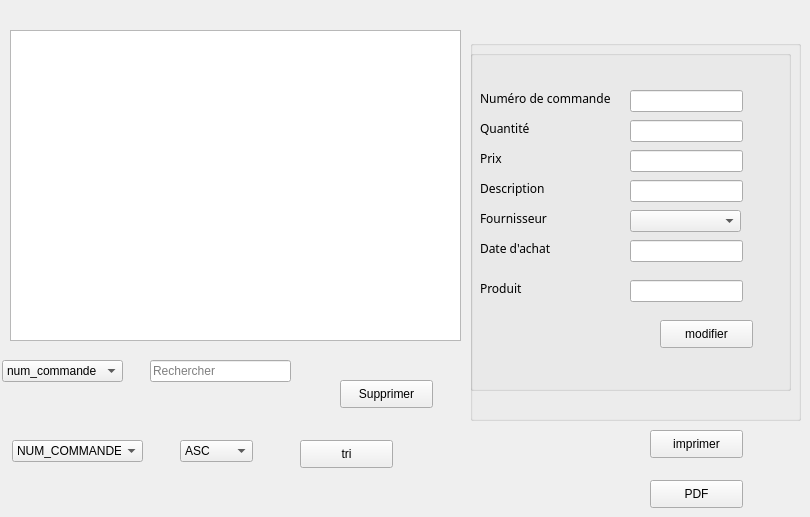
     <widget class="QWidget" name="tab_8">
      <attribute name="title">
       <string>Afficher Commande</string>
      </attribute>
      <widget class="QTableView" name="tabachat">
       <property name="geometry">
        <rect>
         <x>10</x>
         <y>30</y>
         <width>451</width>
         <height>311</height>
        </rect>
       </property>
      </widget>
      <widget class="QGroupBox" name="groupBox_5">
       <property name="geometry">
        <rect>
         <x>470</x>
         <y>40</y>
         <width>331</width>
         <height>381</height>
        </rect>
       </property>
       <property name="title">
        <string/>
       </property>
       <widget class="QGroupBox" name="groupBox_9">
        <property name="geometry">
         <rect>
          <x>0</x>
          <y>10</y>
          <width>321</width>
          <height>341</height>
         </rect>
        </property>
        <property name="mouseTracking">
         <bool>true</bool>
        </property>
        <property name="title">
         <string/>
        </property>
        <widget class="QLabel" name="label_62">
         <property name="geometry">
          <rect>
           <x>10</x>
           <y>40</y>
           <width>141</width>
           <height>16</height>
          </rect>
         </property>
         <property name="font">
          <font>
           <family>Rockwell Extra Bold</family>
          </font>
         </property>
         <property name="text">
          <string>Numéro de commande</string>
         </property>
        </widget>
        <widget class="QLabel" name="label_63">
         <property name="geometry">
          <rect>
           <x>10</x>
           <y>100</y>
           <width>56</width>
           <height>16</height>
          </rect>
         </property>
         <property name="font">
          <font>
           <family>Rockwell Extra Bold</family>
          </font>
         </property>
         <property name="text">
          <string>Prix</string>
         </property>
        </widget>
        <widget class="QLabel" name="label_64">
         <property name="geometry">
          <rect>
           <x>10</x>
           <y>160</y>
           <width>101</width>
           <height>16</height>
          </rect>
         </property>
         <property name="font">
          <font>
           <family>Rockwell Extra Bold</family>
          </font>
         </property>
         <property name="text">
          <string>Fournisseur</string>
         </property>
        </widget>
        <widget class="QLineEdit" name="le_prix_3">
         <property name="geometry">
          <rect>
           <x>160</x>
           <y>100</y>
           <width>113</width>
           <height>22</height>
          </rect>
         </property>
         <property name="readOnly">
          <bool>false</bool>
         </property>
        </widget>
        <widget class="QLineEdit" name="le_numcommande_3">
         <property name="geometry">
          <rect>
           <x>160</x>
           <y>40</y>
           <width>113</width>
           <height>22</height>
          </rect>
         </property>
         <property name="readOnly">
          <bool>false</bool>
         </property>
        </widget>
        <widget class="QLabel" name="label_65">
         <property name="geometry">
          <rect>
           <x>10</x>
           <y>70</y>
           <width>101</width>
           <height>16</height>
          </rect>
         </property>
         <property name="font">
          <font>
           <family>Rockwell Extra Bold</family>
          </font>
         </property>
         <property name="text">
          <string>Quantité</string>
         </property>
        </widget>
        <widget class="QLabel" name="label_66">
         <property name="geometry">
          <rect>
           <x>10</x>
           <y>190</y>
           <width>101</width>
           <height>16</height>
          </rect>
         </property>
         <property name="font">
          <font>
           <family>Rockwell Extra Bold</family>
          </font>
         </property>
         <property name="text">
          <string>Date d'achat</string>
         </property>
        </widget>
        <widget class="QLabel" name="label_67">
         <property name="geometry">
          <rect>
           <x>10</x>
           <y>130</y>
           <width>71</width>
           <height>16</height>
          </rect>
         </property>
         <property name="font">
          <font>
           <family>Rockwell Extra Bold</family>
          </font>
         </property>
         <property name="text">
          <string>Description</string>
         </property>
        </widget>
        <widget class="QPushButton" name="pb_ajoutercommande_3">
         <property name="geometry">
          <rect>
           <x>360</x>
           <y>160</y>
           <width>93</width>
           <height>28</height>
          </rect>
         </property>
         <property name="text">
          <string>Ajouter</string>
         </property>
        </widget>
        <widget class="QLineEdit" name="le_quantite_3">
         <property name="geometry">
          <rect>
           <x>160</x>
           <y>70</y>
           <width>113</width>
           <height>22</height>
          </rect>
         </property>
        </widget>
        <widget class="QLineEdit" name="le_dateachat_3">
         <property name="geometry">
          <rect>
           <x>160</x>
           <y>190</y>
           <width>113</width>
           <height>22</height>
          </rect>
         </property>
        </widget>
        <widget class="QLabel" name="label_68">
         <property name="geometry">
          <rect>
           <x>10</x>
           <y>230</y>
           <width>71</width>
           <height>16</height>
          </rect>
         </property>
         <property name="font">
          <font>
           <family>Rockwell Extra Bold</family>
          </font>
         </property>
         <property name="text">
          <string>Produit</string>
         </property>
        </widget>
        <widget class="QLineEdit" name="le_produitachat_3">
         <property name="geometry">
          <rect>
           <x>160</x>
           <y>230</y>
           <width>113</width>
           <height>22</height>
          </rect>
         </property>
        </widget>
        <widget class="QLineEdit" name="le_description_3">
         <property name="geometry">
          <rect>
           <x>160</x>
           <y>130</y>
           <width>113</width>
           <height>22</height>
          </rect>
         </property>
        </widget>
        <widget class="QPushButton" name="pb_modifier_5">
         <property name="geometry">
          <rect>
           <x>190</x>
           <y>270</y>
           <width>93</width>
           <height>28</height>
          </rect>
         </property>
         <property name="text">
          <string>modifier</string>
         </property>
        </widget>
        <widget class="QComboBox" name="cb_matF_modif">
         <property name="geometry">
          <rect>
           <x>160</x>
           <y>160</y>
           <width>111</width>
           <height>22</height>
          </rect>
         </property>
        </widget>
       </widget>
      </widget>
      <widget class="QComboBox" name="comboBox">
       <property name="geometry">
        <rect>
         <x>2</x>
         <y>360</y>
         <width>121</width>
         <height>22</height>
        </rect>
       </property>
       <item>
        <property name="text">
         <string>num_commande</string>
        </property>
       </item>
       <item>
        <property name="text">
         <string>quantite</string>
        </property>
       </item>
       <item>
        <property name="text">
         <string>prix</string>
        </property>
       </item>
       <item>
        <property name="text">
         <string>description</string>
        </property>
       </item>
       <item>
        <property name="text">
         <string>fournisseur</string>
        </property>
       </item>
       <item>
        <property name="text">
         <string>date_achat</string>
        </property>
       </item>
       <item>
        <property name="text">
         <string>produit</string>
        </property>
       </item>
      </widget>
      <widget class="QPushButton" name="pb_supprimer_2">
       <property name="geometry">
        <rect>
         <x>340</x>
         <y>380</y>
         <width>93</width>
         <height>28</height>
        </rect>
       </property>
       <property name="text">
        <string>Supprimer</string>
       </property>
      </widget>
      <widget class="QLineEdit" name="le_recherche_2">
       <property name="geometry">
        <rect>
         <x>150</x>
         <y>360</y>
         <width>141</width>
         <height>22</height>
        </rect>
       </property>
       <property name="placeholderText">
        <string>Rechercher</string>
       </property>
      </widget>
      <widget class="QComboBox" name="colone_tri">
       <property name="geometry">
        <rect>
         <x>12</x>
         <y>440</y>
         <width>131</width>
         <height>22</height>
        </rect>
       </property>
       <item>
        <property name="text">
         <string>NUM_COMMANDE</string>
        </property>
       </item>
       <item>
        <property name="text">
         <string>QUANTITE</string>
        </property>
       </item>
       <item>
        <property name="text">
         <string>PRIX</string>
        </property>
       </item>
       <item>
        <property name="text">
         <string>DESCRIPTION</string>
        </property>
       </item>
       <item>
        <property name="text">
         <string>FOURNISSEUR</string>
        </property>
       </item>
       <item>
        <property name="text">
         <string>DATE_ACHAT</string>
        </property>
       </item>
       <item>
        <property name="text">
         <string>PRODUIT</string>
        </property>
       </item>
      </widget>
      <widget class="QComboBox" name="ordre_tri">
       <property name="geometry">
        <rect>
         <x>180</x>
         <y>440</y>
         <width>73</width>
         <height>22</height>
        </rect>
       </property>
       <item>
        <property name="text">
         <string>ASC</string>
        </property>
       </item>
       <item>
        <property name="text">
         <string>DESC</string>
        </property>
       </item>
      </widget>
      <widget class="QPushButton" name="tri">
       <property name="geometry">
        <rect>
         <x>300</x>
         <y>440</y>
         <width>93</width>
         <height>28</height>
        </rect>
       </property>
       <property name="text">
        <string>tri</string>
       </property>
      </widget>
      <widget class="QPushButton" name="pushButton">
       <property name="geometry">
        <rect>
         <x>650</x>
         <y>430</y>
         <width>93</width>
         <height>28</height>
        </rect>
       </property>
       <property name="text">
        <string>imprimer</string>
       </property>
      </widget>
      <widget class="QPushButton" name="PDF">
       <property name="geometry">
        <rect>
         <x>650</x>
         <y>480</y>
         <width>93</width>
         <height>28</height>
        </rect>
       </property>
       <property name="text">
        <string>PDF</string>
       </property>
      </widget>
     </widget>
